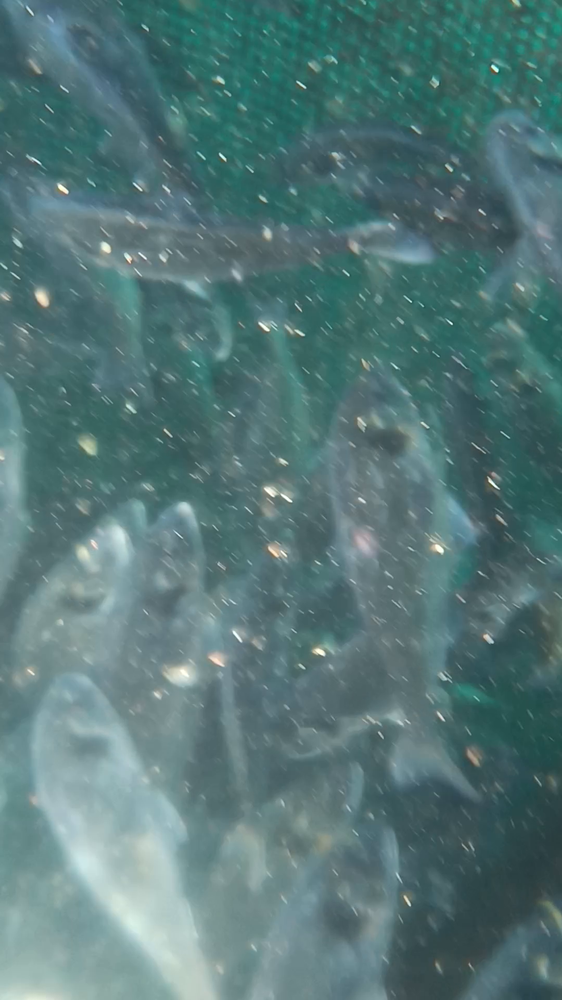
#> input picture Code/VID_20230921_155530 max 500 fish/VID_20230921_155530_00135.png, 562 x 1000 px, shrunk from 1080 x 1920 before the run
$ python filters.py
#> lines starting #> are read from the running program, lines starting #| are printed output that depends on the picture; after the words box and inside, x2 and y2 are one past the last pixel; in counts of white or black regions, pixels touching at a corner belong together
#> further down, image is the input picture: shape (1000, 562, 3); mean B, G, R 119.8, 119.3, 85.6
import cv2
import numpy as np

def balance_color(image_path):
    image_lab = cv2.cvtColor(image_path, cv2.COLOR_BGR2LAB)
#> image_lab: shape (1000, 562, 3); mean of channels 0, 1, 2 121.4, 116.4, 124
    mean_a = np.mean(image_lab[:, :, 1])
#> mean_a = 116.4
    mean_b = np.mean(image_lab[:, :, 2])
#> mean_b = 124
    image_lab[:, :, 1] = image_lab[:, :, 1] - ((mean_a - 128) * (image_lab[:, :, 0] / 255.0) * 1.1)
#> image_lab: shape (1000, 562, 3); mean of channels 0, 1, 2 121.4, 122, 124
    image_lab[:, :, 2] = image_lab[:, :, 2] - ((mean_b - 128) * (image_lab[:, :, 0] / 255.0) * 1.1)
#> image_lab: shape (1000, 562, 3); mean of channels 0, 1, 2 121.4, 122, 125.5
    corrected_image = cv2.cvtColor(image_lab, cv2.COLOR_LAB2BGR)
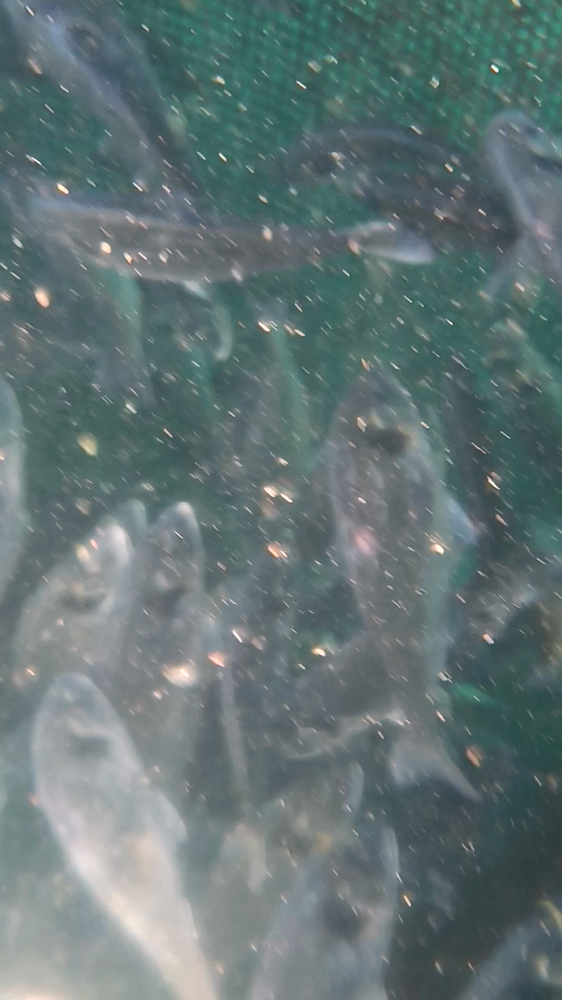
#> corrected_image: shape (1000, 562, 3); mean B, G, R 117.4, 116.6, 99.6
    return corrected_image


def reduce_noise(image):
    denoised_image = cv2.fastNlMeansDenoisingColored(image, None, 10, 10, 7, 21)
    return denoised_image


def enhance_underwater_image(image):
    # Appliquer un filtre de renforcement des bords pour améliorer la netteté
    enhanced_image = cv2.filter2D(image, -1, kernel=np.array([[-1, -1, -1],
                                                             [-1, 9, -1],
                                                             [-1, -1, -1]]))
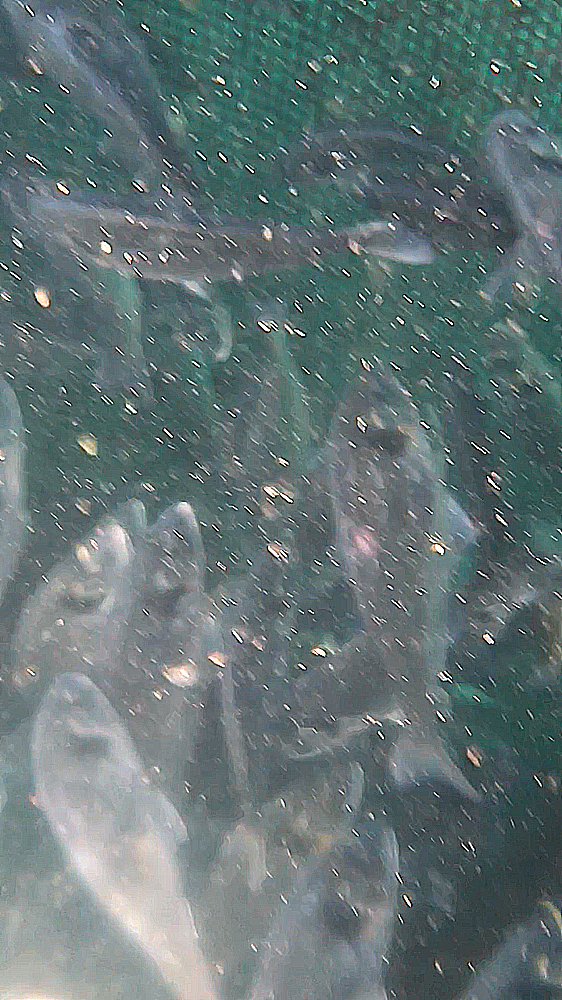
#> enhanced_image: shape (1000, 562, 3); mean B, G, R 116.9, 116.2, 99.2

    return enhanced_image


def remove_suspended_particles(image, particle_size_threshold=20):
    # Convertir l'image en niveaux de gris
#> called with particle_size_threshold = 20
    gray_image = cv2.cvtColor(image, cv2.COLOR_BGR2GRAY)
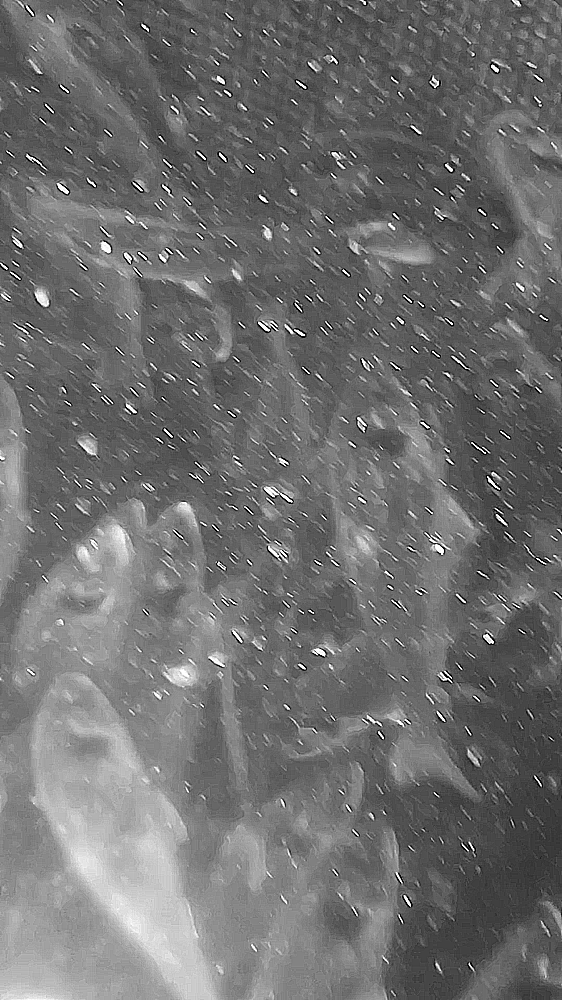
#> gray_image: shape (1000, 562); min 0, max 255, mean 111.2

    # Appliquer un seuillage pour détecter les particules
    _, binary_image = cv2.threshold(gray_image, 240, 255, cv2.THRESH_BINARY)
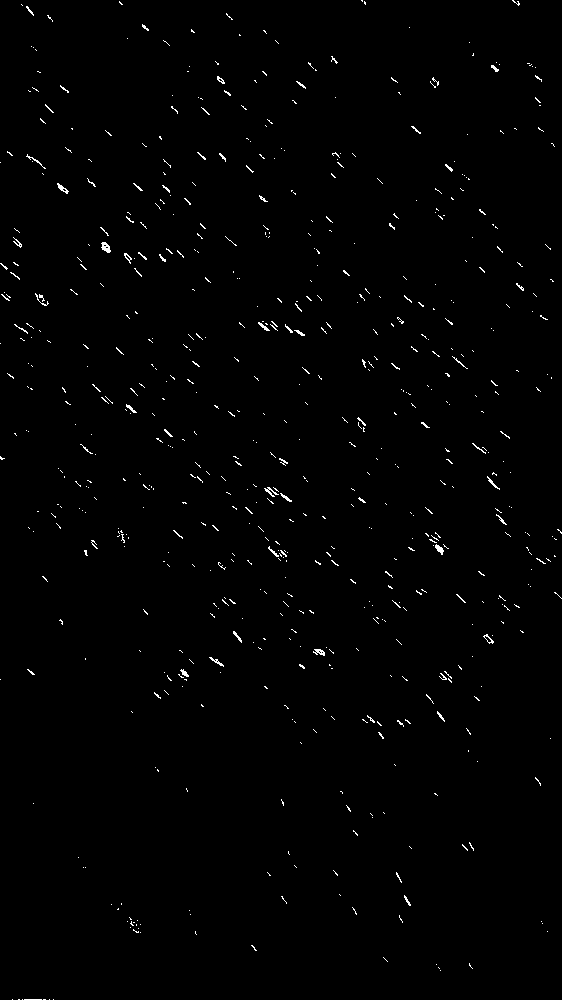
#> binary_image: shape (1000, 562); 0.84% white in thin lines or dots

    # Trouver les contours des particules
    contours, _ = cv2.findContours(binary_image, cv2.RETR_EXTERNAL, cv2.CHAIN_APPROX_SIMPLE)
#> contours = 651 contours, 636 with area under 20; largest, box (x1, y1, x2, y2) and area: (101, 242, 111, 253) 56, (483, 634, 494, 644) 38, (57, 183, 69, 194) 38, (435, 544, 444, 555) 37, (313, 649, 325, 656) 36

    # Créer un masque pour les particules à conserver
    mask = np.zeros_like(image)

    for contour in contours:
        # Calculer la surface de la particule
        area = cv2.contourArea(contour)

        if area > particle_size_threshold:
            # Dessiner la particule sur le masque
            cv2.drawContours(mask, [contour], -1, (255, 255, 255), thickness=cv2.FILLED)
#> this loop made 651 passes
#> area on passes 102, 110, 115: 23.5, 26, 36
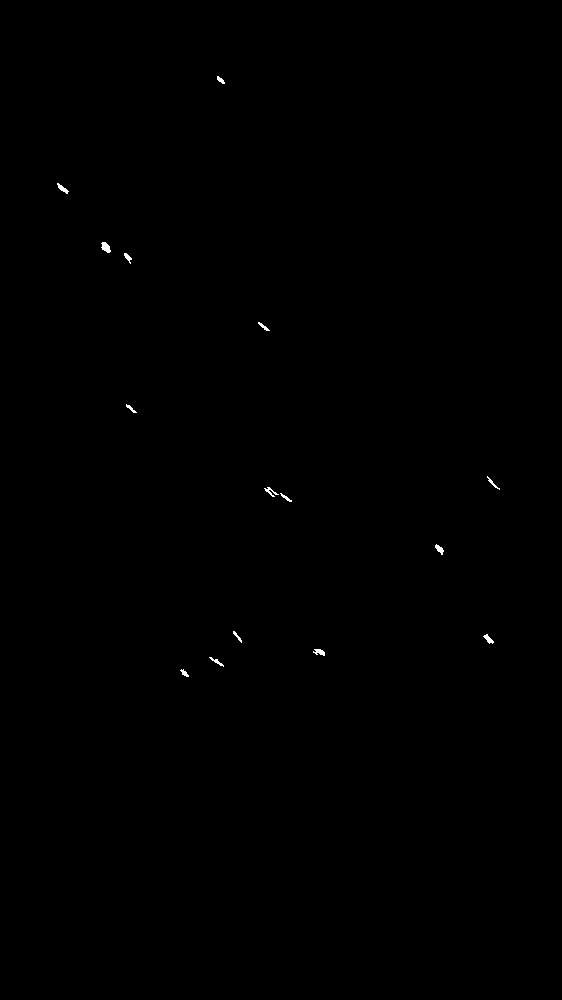
#> mask: shape (1000, 562, 3); 0.12% white; 15 white regions, largest, box (x1, y1, x2, y2) and area: (101, 242, 111, 253) 71, (313, 649, 325, 656) 53, (57, 183, 69, 194) 52

    # Appliquer le masque sur l'image d'origine pour supprimer les particules
    result_image = cv2.bitwise_xor(image, mask)

    return result_image

# Charger votre image
image = cv2.imread('VID_20230921_155530 max 500 fish/VID_20230921_155530_00135.png')

# Appliquer la correction de la balance des couleurs
corrected_image = balance_color(image)
enhanced_image = enhance_underwater_image(corrected_image)
result_image = remove_suspended_particles(enhanced_image)

# Enregistrer l'image corrigée
cv2.imwrite('image_corrigee.jpg', result_image)

$ run again, with Code/VID_20230921_155530 max 500 fish/VID_20230921_155530_00048.png copied over Code/VID_20230921_155530 max 500 fish/VID_20230921_155530_00135.png
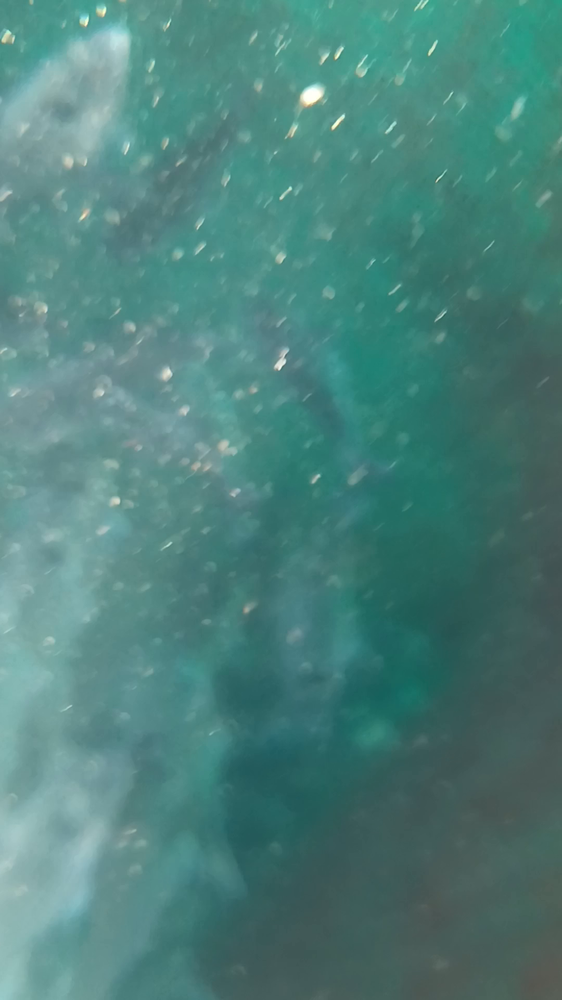
#> input picture Code/VID_20230921_155530 max 500 fish/VID_20230921_155530_00048.png, 562 x 1000 px, shrunk from 1080 x 1920 before the run
#> image is the input picture: shape (1000, 562, 3); mean B, G, R 123.1, 128.7, 76.8
#> mean_a = 109.7
#> mean_b = 125.7
#> in remove_suspended_particles, `gray_image = cv2.cvtColor(image, cv2.COLOR_BGR2GRAY)`:
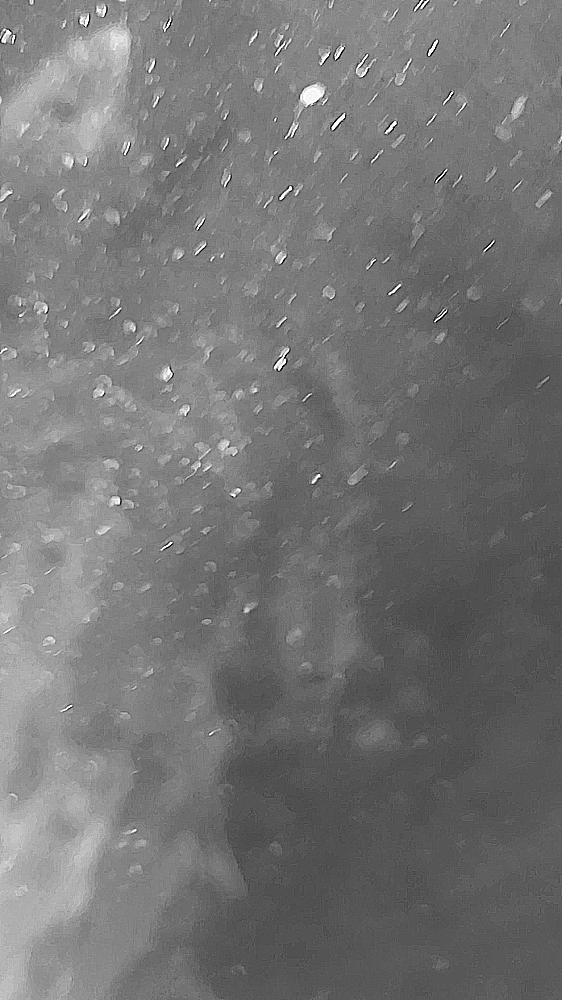
#> gray_image: shape (1000, 562); min 0, max 255, mean 117
#> in remove_suspended_particles, `_, binary_image = cv2.threshold(gray_image, 240, 255, cv2.THRESH_BINARY)`:
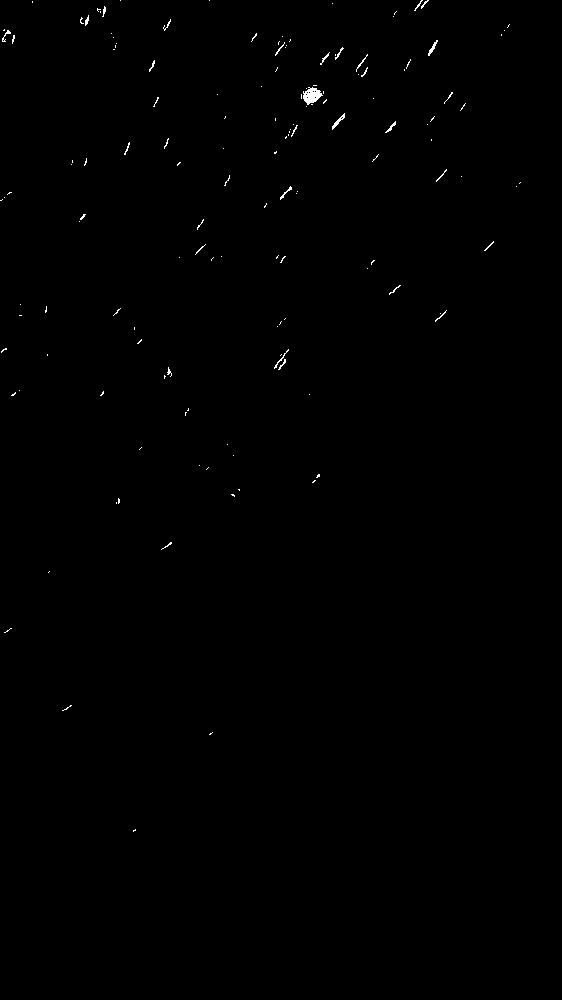
#> binary_image: shape (1000, 562); 0.26% white in thin lines or dots, all inside (x1, y1, x2, y2) = (0, 0, 521, 832)
#> contours = 145 contours, 141 with area under 20; largest, box (x1, y1, x2, y2) and area: (303, 87, 323, 105) 194, (332, 113, 345, 130) 42, (428, 40, 438, 56) 30, (385, 121, 396, 133) 21
#> the loop in remove_suspended_particles, `for contour in contours:` made 145 passes
#> area on passes 84, 88, 100, 120: 21, 42.5, 194.5, 30.5

$ run again, with Code/VID_20230921_155530 max 500 fish/VID_20230921_155530_00053.png copied over Code/VID_20230921_155530 max 500 fish/VID_20230921_155530_00135.png
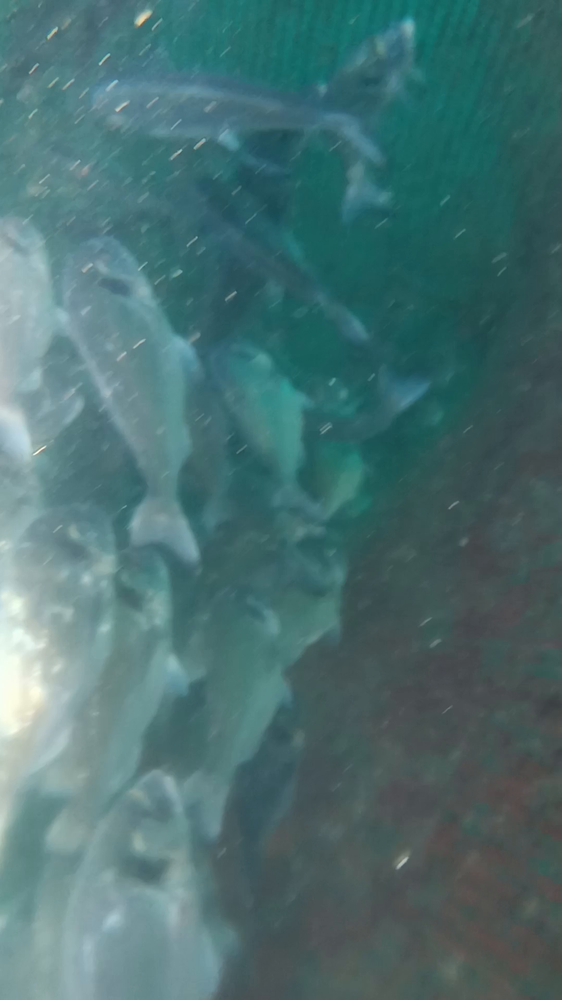
#> input picture Code/VID_20230921_155530 max 500 fish/VID_20230921_155530_00053.png, 562 x 1000 px, shrunk from 1080 x 1920 before the run
#> image is the input picture: shape (1000, 562, 3); mean B, G, R 112.9, 111.9, 74.3
#> mean_a = 115.8
#> mean_b = 123.5
#> in remove_suspended_particles, `_, binary_image = cv2.threshold(gray_image, 240, 255, cv2.THRESH_BINARY)`:
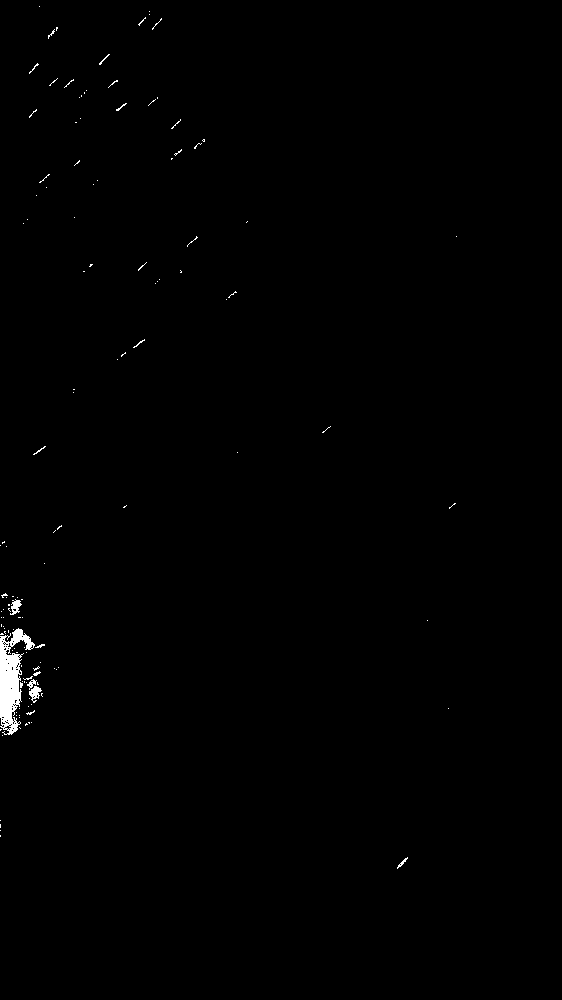
#> binary_image: shape (1000, 562); 0.49% white; 130 white regions (118 under 20 px)
#> contours = 130 contours, 125 with area under 20; largest, box (x1, y1, x2, y2) and area: (0, 628, 35, 735) 1681, (29, 686, 42, 703) 92, (10, 599, 22, 615) 81, (27, 679, 37, 690) 32, (397, 857, 408, 869) 22
#> the loop in remove_suspended_particles, `for contour in contours:` made 130 passes
#> area on passes 1, 23, 29, 48, 62: 21.5, 92, 31.5, 1681, 81
#> after the loop in remove_suspended_particles, `for contour in contours:`:
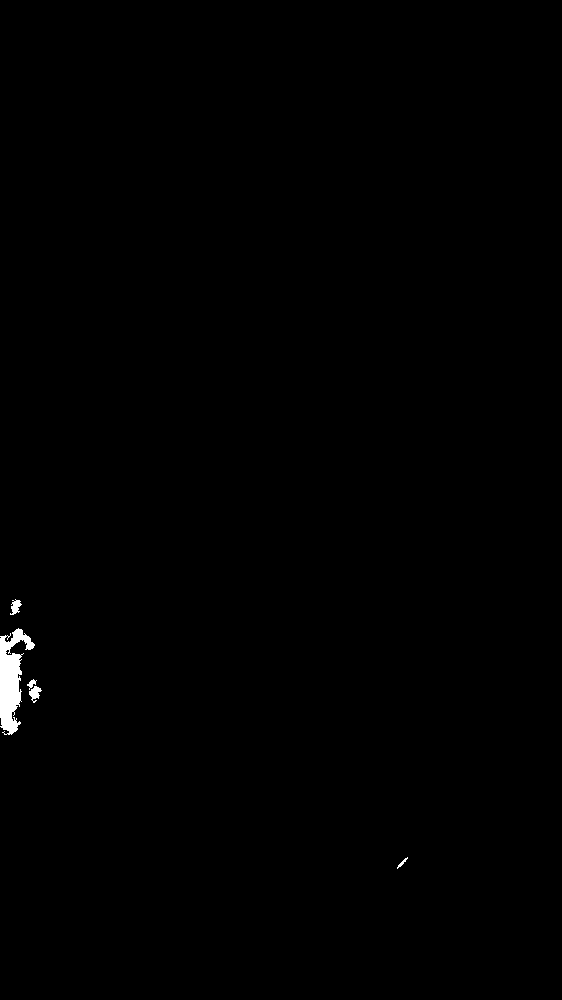
#> mask: shape (1000, 562, 3); 0.39% white; 5 white regions, box (x1, y1, x2, y2) and area: (0, 628, 35, 735) 1885, (29, 686, 42, 703) 118, (10, 599, 22, 615) 108, (27, 679, 37, 690) 47, (397, 857, 408, 869) 35
